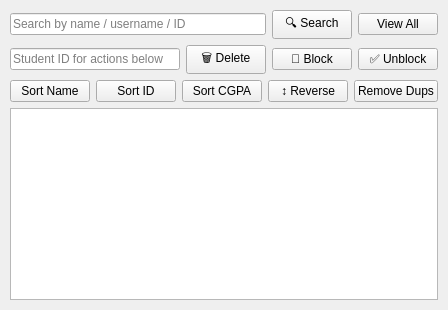
          <widget class="QWidget" name="tabAdminStudents"><attribute name="title"><string>👤 Students</string></attribute>
           <layout class="QVBoxLayout"><property name="margin"><number>10</number></property>
            <item>
             <layout class="QHBoxLayout">
              <item><widget class="QLineEdit" name="txtAdminSearch"><property name="placeholderText"><string>Search by name / username / ID</string></property></widget></item>
              <item><widget class="QPushButton" name="btnAdminSearchStudent"><property name="text"><string>🔍 Search</string></property></widget></item>
              <item><widget class="QPushButton" name="btnAdminViewStudents"><property name="text"><string>View All</string></property></widget></item>
             </layout>
            </item>
            <item>
             <layout class="QHBoxLayout">
              <item><widget class="QLineEdit" name="txtAdminStudentId"><property name="placeholderText"><string>Student ID for actions below</string></property></widget></item>
              <item><widget class="QPushButton" name="btnAdminDeleteStudent"><property name="text"><string>🗑 Delete</string></property></widget></item>
              <item><widget class="QPushButton" name="btnAdminBlockStudent"><property name="text"><string>🚫 Block</string></property></widget></item>
              <item><widget class="QPushButton" name="btnAdminUnblockStudent"><property name="text"><string>✅ Unblock</string></property></widget></item>
             </layout>
            </item>
            <item>
             <layout class="QHBoxLayout">
              <item><widget class="QPushButton" name="btnAdminSortName"><property name="text"><string>Sort Name</string></property></widget></item>
              <item><widget class="QPushButton" name="btnAdminSortId"><property name="text"><string>Sort ID</string></property></widget></item>
              <item><widget class="QPushButton" name="btnAdminSortCGPA"><property name="text"><string>Sort CGPA</string></property></widget></item>
              <item><widget class="QPushButton" name="btnAdminReverseList"><property name="text"><string>↕ Reverse</string></property></widget></item>
              <item><widget class="QPushButton" name="btnAdminRemoveDuplicates"><property name="text"><string>Remove Dups</string></property></widget></item>
             </layout>
            </item>
            <item><widget class="QListWidget" name="listAdminStudents"/></item>
           </layout>
          </widget>
